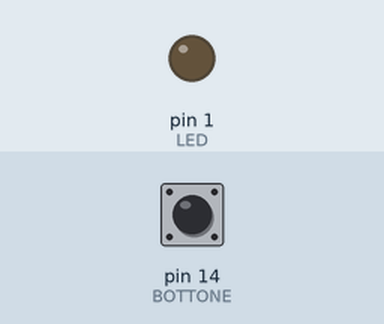
Simulated run of this sketch. Board: Arduino Uno, built with avr-gcc and run on an emulated ATmega328P. On the bench: output pins drawn as LEDs (lit = HIGH). Inputs (shaded band) come from the test bench; at power-on: pin 14 (BOTTONE) HIGH.

Above: at 1.2 s.
1.3 s: pin 14 (BOTTONE) pulled LOW for 0.15 s
At 2.3 s:
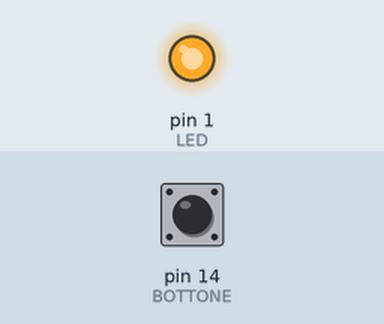
2.9 s: pin 14 (BOTTONE) pulled LOW for 1 s
At 3.5 s:
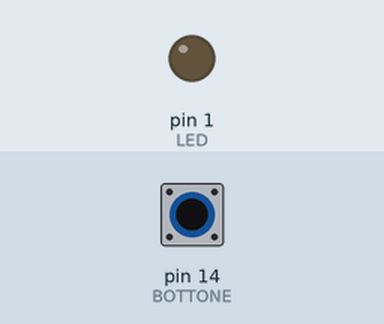
5.4 s: pin 14 (BOTTONE) pulled LOW for 3.2 s
At 6.6 s:
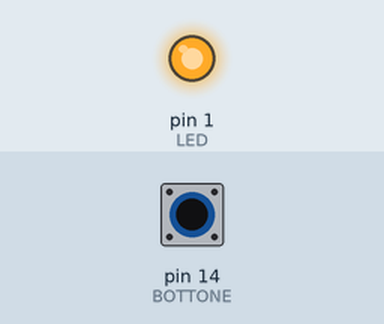
Timing chart, 0 to 8.4 s (numbered marks = the images above; inputs shaded):
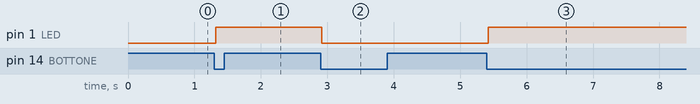

The sketch:

LEDconBottone2.ino
```cpp
  #define LED 1
  #define BOTTONE 14


void setup() {

  pinMode(LED, OUTPUT);
  pinMode(BOTTONE, INPUT);

}

void loop() {
  // put your main code here, to run repeatedly:
  if (digitalRead(BOTTONE) == LOW) {
  delay(20);
    if (digitalRead(BOTTONE) == LOW) {
        reverseGPIO(LED);
    }
  while (digitalRead(BOTTONE) == LOW);
    delay(20);
  while (digitalRead(BOTTONE) == LOW);
  }
}

void reverseGPIO(int pin) {
digitalWrite(pin,!digitalRead(pin));
}
```

Measured:
- after the input at 1.3 s, pin 1 (LED): LOW → HIGH at once
- after the input at 2.9 s, pin 1 (LED): HIGH → LOW at once
- after the input at 5.4 s, pin 1 (LED): LOW → HIGH at once
